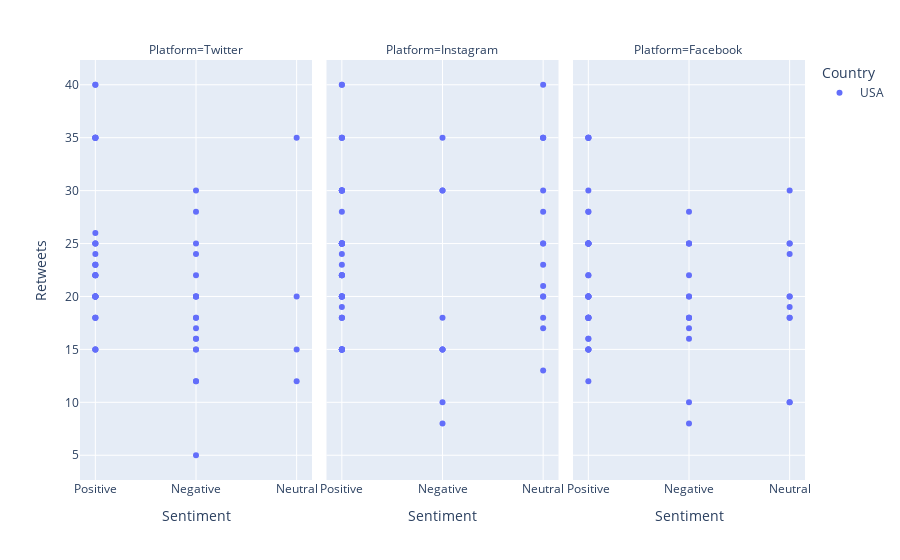
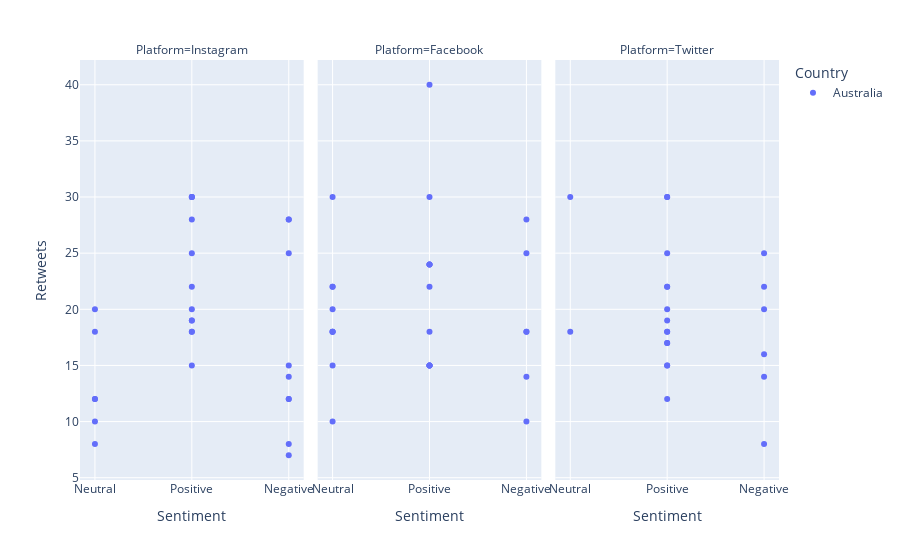

Write notebook code for charts like these, in order.
### Code cell
import plotly.express as px
import ipywidgets as widgets
from IPython.display import display
df = pd.read_csv('C:\\Users\\sherr\\OneDrive\\Desktop\\Data Visualization\\resources\\sentimentdataset.csv')
df.Country = df.Country.str.strip()
df.Platform = df.Platform.str.strip()
df['Sentiment'] = df['Sentiment'].apply(remove_spaces)
df["Sentiment"]=df["Sentiment"].replace(changes)
# Create the interactive widget (Dropdown for Country selection)
country_selector = widgets.Dropdown(
    options=df['Country'].unique(),
    description='Country:',
    value=df['Country'].unique()[0]
)
# Function to update the plot based on widget input
def update_plot(selected_country):
    filtered_df = df[df['Country'] == selected_country]
    # Add this line to capture the selected country in a variable
    selected_country_variable = selected_country
    fig = px.scatter(filtered_df, x="Sentiment", y="Retweets", color="Country", facet_col="Platform")
    fig.show()
# Create an interactive output widget
out = widgets.interactive_output(update_plot, {'selected_country': country_selector})
# Display the widget and the output plot
display(country_selector, out)

### Figure 1 — Plotly figure (JSON) as saved in the notebook; plotly's stock layout.template omitted (floating-point values rounded to 4 significant figures)
{"data": [{"hovertemplate": "Country=USA<br>Platform=Twitter<br>Sentiment=%{x}<br>Retweets=%{y}<extra></extra>", "legendgroup": "USA", "marker": {"color": "#636efa", "symbol": "circle"}, "mode": "markers", "name": "USA", "orientation": "v", "showlegend": true, "type": "scatter", "x": ["Positive", "Negative", "Positive", "Positive", "Positive", "Positive", "Positive", "Positive", "Positive", "Negative", "Negative", "Negative", "Neutral", "Positive", "Neutral", "Positive", "Positive", "Positive", "Positive", "Negative", "Negative", "Negative", "Positive", "Positive", "Negative", "Positive", "Neutral", "Positive", "Positive", "Positive", "Positive", "Positive", "Positive", "Positive", "Positive", "Positive", "Negative", "Positive", "Positive", "Positive", "Neutral", "Positive", "Positive", "Negative", "Negative", "Positive", "Negative", "Negative", "Negative", "Negative", "Negative", "Negative", "Negative", "Negative", "Positive", "Positive"], "xaxis": "x", "y": [15, 30, 22, 25, 20, 20, 20, 20, 20, 5, 12, 12, 15, 18, 12, 15, 23, 23, 23, 15, 20, 20, 25, 35, 20, 35, 35, 22, 35, 18, 22, 40, 35, 35, 40, 15, 20, 20, 25, 22, 20, 20, 20, 28, 18, 18, 16, 15, 17, 22, 18, 25, 16, 24, 24, 26], "yaxis": "y"}, {"hovertemplate": "Country=USA<br>Platform=Instagram<br>Sentiment=%{x}<br>Retweets=%{y}<extra></extra>", "legendgroup": "USA", "marker": {"color": "#636efa", "symbol": "circle"}, "mode": "markers", "name": "USA", "orientation": "v", "showlegend": false, "type": "scatter", "x": ["Positive", "Positive", "Positive", "Positive", "Negative", "Positive", "Positive", "Positive", "Positive", "Positive", "Positive", "Negative", "Positive", "Positive", "Positive", "Neutral", "Negative", "Positive", "Positive", "Positive", "Negative", "Positive", "Positive", "Positive", "Positive", "Positive", "Neutral", "Negative", "Neutral", "Neutral", "Positive", "Neutral", "Positive", "Positive", "Negative", "Neutral", "Positive", "Positive", "Neutral", "Positive", "Positive", "Positive", "Positive", "Negative", "Positive", "Neutral", "Neutral", "Positive", "Neutral", "Positive", "Positive", "Negative", "Positive", "Neutral", "Neutral", "Positive", "Positive", "Positive", "Positive", "Neutral", "Positive", "Positive", "Positive", "Negative", "Positive", "Positive", "Positive", "Neutral", "Neutral", "Positive", "Positive", "Positive"], "xaxis": "x2", "y": [20, 15, 22, 28, 8, 30, 25, 18, 30, 20, 18, 15, 30, 15, 25, 20, 15, 15, 25, 18, 30, 15, 15, 25, 30, 15, 18, 10, 20, 13, 25, 17, 25, 25, 18, 28, 25, 35, 35, 15, 40, 20, 20, 15, 40, 30, 25, 35, 40, 25, 22, 35, 22, 35, 25, 35, 20, 25, 30, 35, 30, 20, 22, 30, 15, 19, 20, 23, 21, 23, 25, 24], "yaxis": "y2"}, {"hovertemplate": "Country=USA<br>Platform=Facebook<br>Sentiment=%{x}<br>Retweets=%{y}<extra></extra>", "legendgroup": "USA", "marker": {"color": "#636efa", "symbol": "circle"}, "mode": "markers", "name": "USA", "orientation": "v", "showlegend": false, "type": "scatter", "x": ["Positive", "Neutral", "Positive", "Positive", "Positive", "Negative", "Positive", "Negative", "Positive", "Positive", "Positive", "Positive", "Positive", "Positive", "Positive", "Negative", "Negative", "Neutral", "Neutral", "Positive", "Positive", "Positive", "Positive", "Positive", "Positive", "Negative", "Negative", "Negative", "Negative", "Negative", "Positive", "Negative", "Negative", "Negative", "Neutral", "Positive", "Positive", "Positive", "Positive", "Positive", "Neutral", "Positive", "Neutral", "Positive", "Neutral", "Neutral", "Positive", "Positive", "Positive", "Positive", "Positive", "Positive", "Positive", "Positive", "Negative", "Positive", "Negative", "Neutral", "Neutral", "Neutral"], "xaxis": "x3", "y": [20, 25, 15, 30, 15, 18, 25, 18, 22, 22, 15, 18, 25, 15, 18, 10, 8, 10, 10, 25, 20, 20, 12, 16, 16, 16, 20, 20, 22, 25, 35, 28, 18, 25, 30, 28, 35, 35, 18, 18, 18, 18, 20, 18, 20, 25, 35, 25, 20, 25, 25, 28, 20, 25, 25, 20, 17, 24, 19, 18], "yaxis": "y3"}], "layout": {"annotations": [{"font": {}, "showarrow": false, "text": "Platform=Twitter", "x": 0.16, "xanchor": "center", "xref": "paper", "y": 1, "yanchor": "bottom", "yref": "paper"}, {"font": {}, "showarrow": false, "text": "Platform=Instagram", "x": 0.5, "xanchor": "center", "xref": "paper", "y": 1, "yanchor": "bottom", "yref": "paper"}, {"font": {}, "showarrow": false, "text": "Platform=Facebook", "x": 0.84, "xanchor": "center", "xref": "paper", "y": 1, "yanchor": "bottom", "yref": "paper"}], "legend": {"title": {"text": "Country"}, "tracegroupgap": 0}, "margin": {"t": 60}, "xaxis": {"anchor": "y", "domain": [0, 0.32], "title": {"text": "Sentiment"}}, "xaxis2": {"anchor": "y2", "domain": [0.34, 0.66], "matches": "x", "title": {"text": "Sentiment"}}, "xaxis3": {"anchor": "y3", "domain": [0.68, 1.0], "matches": "x", "title": {"text": "Sentiment"}}, "yaxis": {"anchor": "x", "domain": [0, 1], "title": {"text": "Retweets"}}, "yaxis2": {"anchor": "x2", "domain": [0, 1], "matches": "y", "showticklabels": false}, "yaxis3": {"anchor": "x3", "domain": [0, 1], "matches": "y", "showticklabels": false}}}

### Figure 2 — Plotly figure (JSON) as saved in the notebook; plotly's stock layout.template omitted (floating-point values rounded to 4 significant figures)
{"data": [{"hovertemplate": "Country=Australia<br>Platform=Instagram<br>Sentiment=%{x}<br>Retweets=%{y}<extra></extra>", "legendgroup": "Australia", "marker": {"color": "#636efa", "symbol": "circle"}, "mode": "markers", "name": "Australia", "orientation": "v", "showlegend": true, "type": "scatter", "x": ["Neutral", "Positive", "Positive", "Neutral", "Positive", "Positive", "Positive", "Negative", "Negative", "Negative", "Neutral", "Neutral", "Negative", "Positive", "Positive", "Positive", "Positive", "Neutral", "Negative", "Negative", "Negative", "Neutral", "Negative", "Positive", "Negative", "Positive", "Positive"], "xaxis": "x", "y": [12, 15, 30, 20, 30, 20, 18, 7, 8, 15, 12, 8, 14, 18, 25, 19, 19, 10, 12, 25, 12, 18, 28, 30, 28, 22, 28], "yaxis": "y"}, {"hovertemplate": "Country=Australia<br>Platform=Facebook<br>Sentiment=%{x}<br>Retweets=%{y}<extra></extra>", "legendgroup": "Australia", "marker": {"color": "#636efa", "symbol": "circle"}, "mode": "markers", "name": "Australia", "orientation": "v", "showlegend": false, "type": "scatter", "x": ["Neutral", "Positive", "Neutral", "Neutral", "Positive", "Positive", "Negative", "Positive", "Neutral", "Negative", "Positive", "Neutral", "Positive", "Positive", "Positive", "Negative", "Neutral", "Negative", "Positive", "Positive", "Neutral", "Positive", "Neutral", "Neutral", "Negative", "Negative"], "xaxis": "x2", "y": [18, 15, 22, 22, 15, 15, 10, 15, 15, 14, 18, 18, 24, 24, 24, 18, 10, 18, 40, 30, 20, 22, 18, 30, 25, 28], "yaxis": "y2"}, {"hovertemplate": "Country=Australia<br>Platform=Twitter<br>Sentiment=%{x}<br>Retweets=%{y}<extra></extra>", "legendgroup": "Australia", "marker": {"color": "#636efa", "symbol": "circle"}, "mode": "markers", "name": "Australia", "orientation": "v", "showlegend": false, "type": "scatter", "x": ["Positive", "Positive", "Positive", "Positive", "Neutral", "Neutral", "Negative", "Positive", "Negative", "Positive", "Positive", "Positive", "Positive", "Negative", "Negative", "Positive", "Positive", "Positive", "Negative", "Negative", "Positive", "Positive"], "xaxis": "x3", "y": [15, 15, 22, 20, 30, 18, 8, 12, 14, 18, 19, 17, 17, 25, 16, 18, 30, 30, 20, 22, 25, 22], "yaxis": "y3"}], "layout": {"annotations": [{"font": {}, "showarrow": false, "text": "Platform=Instagram", "x": 0.16, "xanchor": "center", "xref": "paper", "y": 1, "yanchor": "bottom", "yref": "paper"}, {"font": {}, "showarrow": false, "text": "Platform=Facebook", "x": 0.5, "xanchor": "center", "xref": "paper", "y": 1, "yanchor": "bottom", "yref": "paper"}, {"font": {}, "showarrow": false, "text": "Platform=Twitter", "x": 0.84, "xanchor": "center", "xref": "paper", "y": 1, "yanchor": "bottom", "yref": "paper"}], "legend": {"title": {"text": "Country"}, "tracegroupgap": 0}, "margin": {"t": 60}, "xaxis": {"anchor": "y", "domain": [0, 0.32], "title": {"text": "Sentiment"}}, "xaxis2": {"anchor": "y2", "domain": [0.34, 0.66], "matches": "x", "title": {"text": "Sentiment"}}, "xaxis3": {"anchor": "y3", "domain": [0.68, 1.0], "matches": "x", "title": {"text": "Sentiment"}}, "yaxis": {"anchor": "x", "domain": [0, 1], "title": {"text": "Retweets"}}, "yaxis2": {"anchor": "x2", "domain": [0, 1], "matches": "y", "showticklabels": false}, "yaxis3": {"anchor": "x3", "domain": [0, 1], "matches": "y", "showticklabels": false}}}
